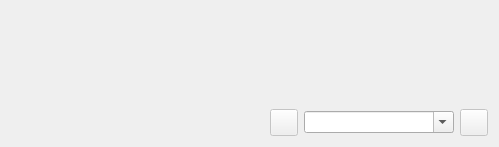
<?xml version="1.0" encoding="UTF-8"?>
<ui version="4.0">
 <class>project_screen</class>
 <widget class="QWidget" name="project_screen">
  <property name="geometry">
   <rect>
    <x>0</x>
    <y>0</y>
    <width>499</width>
    <height>147</height>
   </rect>
  </property>
  <layout class="QVBoxLayout" name="verticalLayout">
   <item>
    <widget class="QStackedWidget" name="_pages"/>
   </item>
   <item>
    <layout class="QHBoxLayout" name="_controls">
     <item>
      <spacer name="horizontalSpacer">
       <property name="orientation">
        <enum>Qt::Horizontal</enum>
       </property>
       <property name="sizeHint" stdset="0">
        <size>
         <width>40</width>
         <height>20</height>
        </size>
       </property>
      </spacer>
     </item>
     <item>
      <widget class="QToolButton" name="_previous">
       <property name="enabled">
        <bool>false</bool>
       </property>
       <property name="focusPolicy">
        <enum>Qt::StrongFocus</enum>
       </property>
       <property name="toolTip">
        <string>Previous track</string>
       </property>
       <property name="styleSheet">
        <string notr="true">QToolTip[style=QMacStyle] {
    padding: 2px;
    background-color: palette(midlight);
}

QToolButton[style=QMacStyle] {
    background-color: #FDFDFD;
    border-radius: 4px;
	border-top: 1px inset white;
	border-bottom: 1px outset #BDBDBD;
    min-width: 23px;
    min-height: 21px;
}

QToolButton:pressed[style=QMacStyle] {
    background-color: #DDDDDD;
	border-top: 1px inset #F6F6F6;
}

QToolButton[style=QWindowsVistaStyle] {
	max-height: 20px;
	max-width: 20px;
}</string>
       </property>
       <property name="icon">
        <iconset resource="../resources.qrc">
         <normaloff>:/icons/back</normaloff>:/icons/back</iconset>
       </property>
       <property name="iconSize">
        <size>
         <width>20</width>
         <height>20</height>
        </size>
       </property>
      </widget>
     </item>
     <item>
      <widget class="QComboBox" name="_pages_navigation">
       <property name="minimumSize">
        <size>
         <width>150</width>
         <height>0</height>
        </size>
       </property>
       <property name="editable">
        <bool>true</bool>
       </property>
       <property name="insertPolicy">
        <enum>QComboBox::NoInsert</enum>
       </property>
      </widget>
     </item>
     <item>
      <widget class="QToolButton" name="_next">
       <property name="enabled">
        <bool>false</bool>
       </property>
       <property name="focusPolicy">
        <enum>Qt::StrongFocus</enum>
       </property>
       <property name="toolTip">
        <string>Next track</string>
       </property>
       <property name="styleSheet">
        <string notr="true">QToolTip[style=QMacStyle] {
    padding: 2px;
    background-color: palette(midlight);
}

QToolButton[style=QMacStyle] {
    background-color: #FDFDFD;
    border-radius: 4px;
	border-top: 1px inset white;
	border-bottom: 1px outset #BDBDBD;
    min-width: 23px;
    min-height: 21px;
}

QToolButton:pressed[style=QMacStyle] {
    background-color: #DDDDDD;
	border-top: 1px inset #F6F6F6;
}

QToolButton[style=QWindowsVistaStyle] {
	max-height: 20px;
	max-width: 20px;
}</string>
       </property>
       <property name="icon">
        <iconset resource="../resources.qrc">
         <normaloff>:/icons/next</normaloff>:/icons/next</iconset>
       </property>
       <property name="iconSize">
        <size>
         <width>20</width>
         <height>20</height>
        </size>
       </property>
      </widget>
     </item>
    </layout>
   </item>
  </layout>
  <action name="_quick_navigation_action">
   <property name="shortcut">
    <string>Ctrl+G</string>
   </property>
  </action>
 </widget>
 <resources>
  <include location="../resources.qrc"/>
 </resources>
 <connections/>
</ui>
